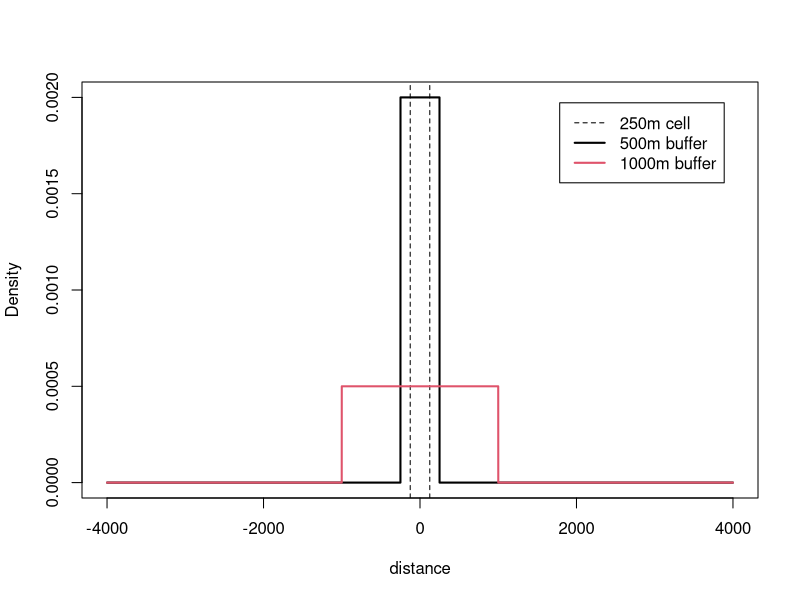
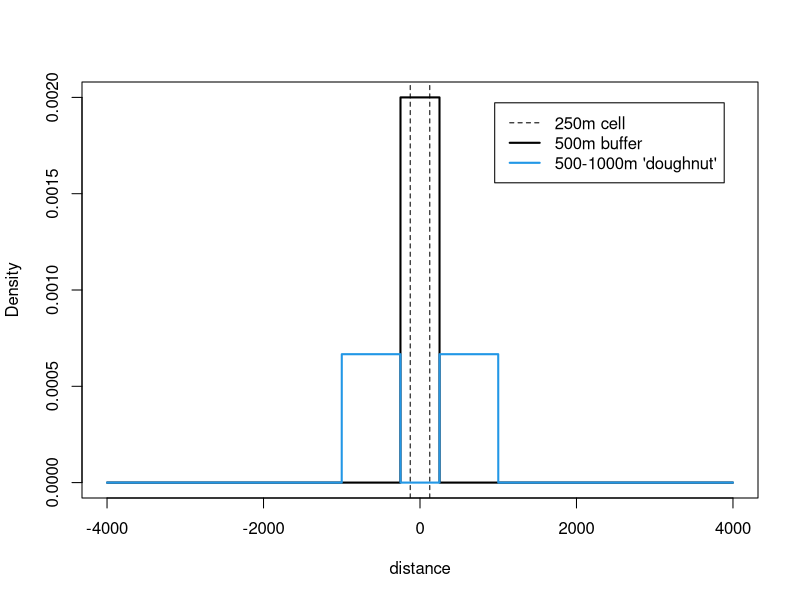
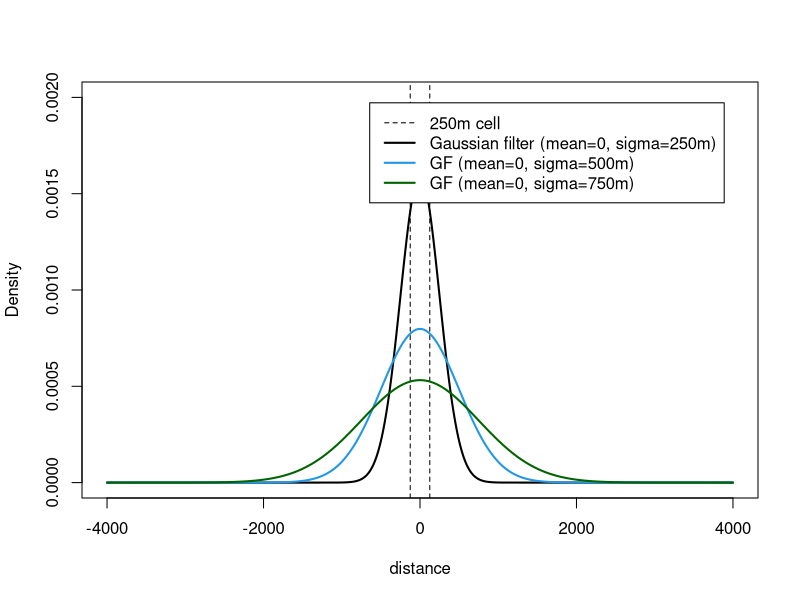
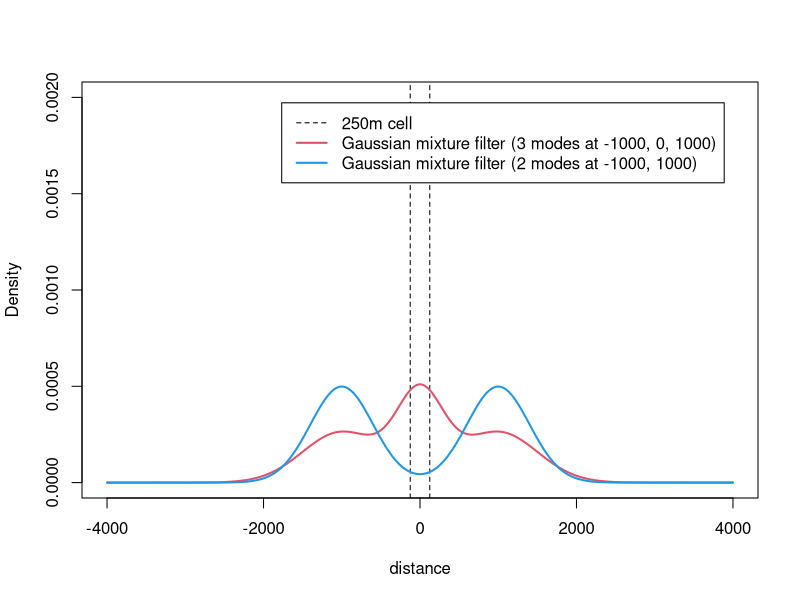
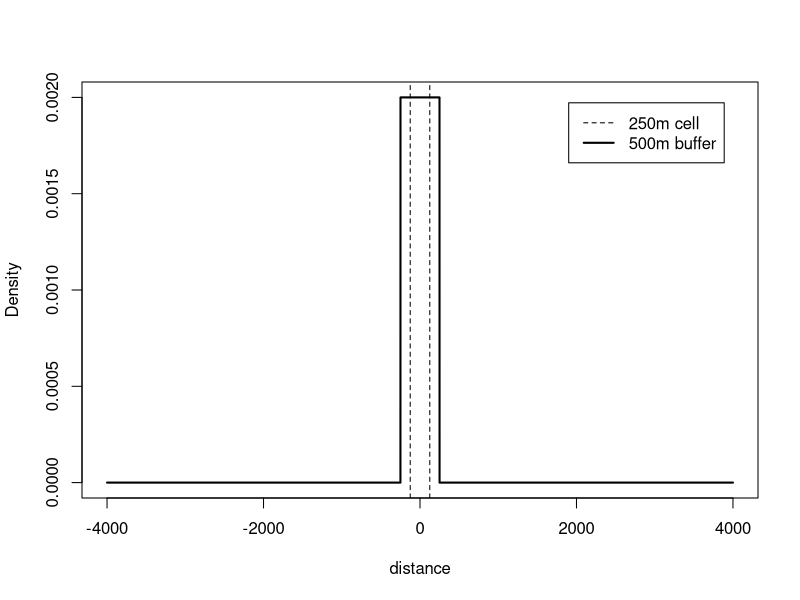
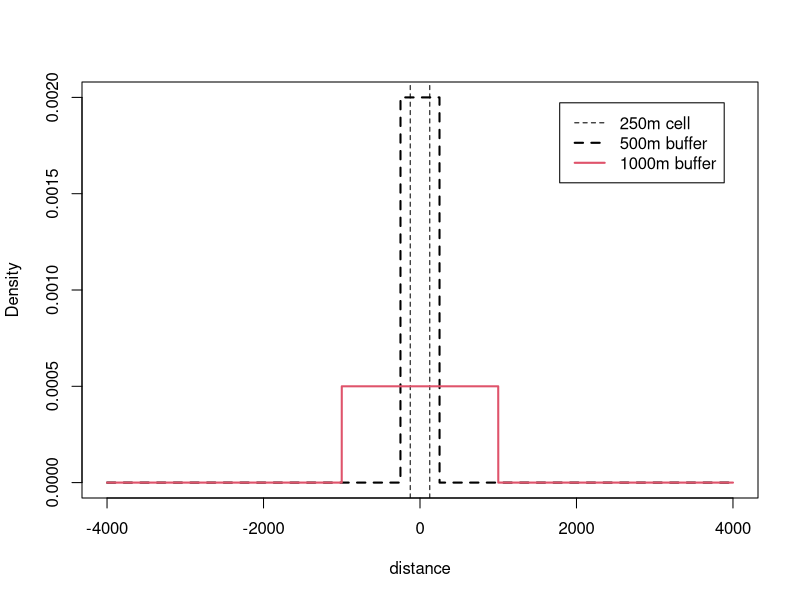
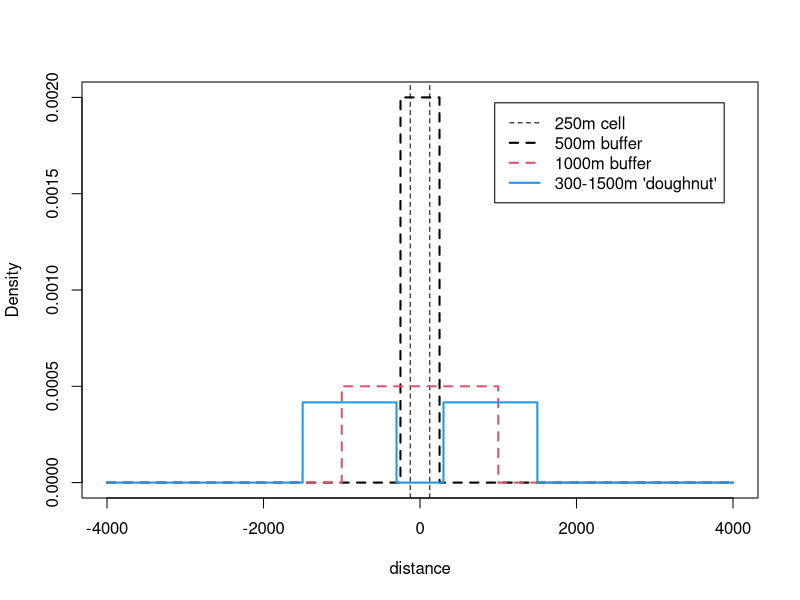
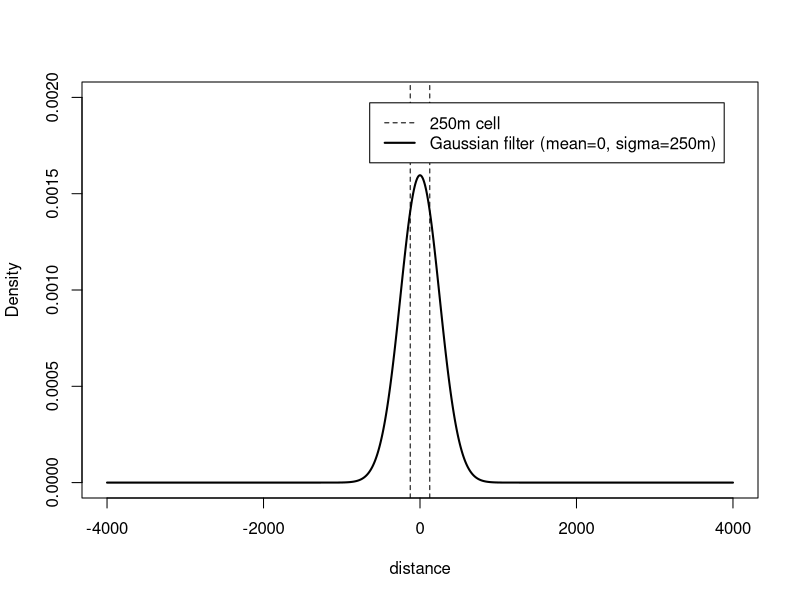

R code for these plots, in order:






x<-seq(-4000,4000,length.out=10000)
y1<-dunif(x,-250,250)
# plot 1
plot(x, y1, type="n", lty=1, xlab="distance",ylab="Density", main="")
abline(v=-125,lty=2)
abline(v=125,lty=2)
lines(x,dunif(x,-250,250),lwd=2)
lines(x,dunif(x,-1000,1000),lwd=2, col=2)
legend("topright", inset=.05,  legend=c("250m cell","500m buffer", "1000m buffer"), lwd=c(1,2,2), lty=c(2, 1,1), col=c(1,1,2))

# plot 2
plot(x, y1, type="n", lty=1, xlab="distance",ylab="Density", main="")
abline(v=-125,lty=2)
abline(v=125,lty=2)
lines(x,dunif(x,-250,250),lwd=2)
mix<-0.5*dunif(x,250,1000)+0.5*dunif(x,-1000,-250)
lines(x,mix,col=4,lwd=2)
legend("topright", inset=.05,  legend=c("250m cell","500m buffer", "500-1000m 'doughnut'"), lwd=c(1,2,2), lty=c(2, 1,1), col=c(1,1,4))

# plot 3
plot(x, y1, type="n", lty=1, xlab="distance",ylab="Density", main="")
abline(v=-125,lty=2)
abline(v=125,lty=2)

lines(x, dnorm(x,0,sd=250),lwd=2, col=1)
lines(x, dnorm(x,0,500), lwd=2, col=4)
lines(x, dnorm(x,0,750), lwd=2, col="darkgreen")
legend("topright", inset=.05,  legend=c("250m cell","Gaussian filter (mean=0, sigma=250m)","GF (mean=0, sigma=500m)","GF (mean=0, sigma=750m)"), lwd=c(1,2,2,2), lty=c(2,1,1,1), col=c(1,1,4,"darkgreen"))

# Plot 4
plot(x, y1, type="n", lty=1, xlab="distance",ylab="Density", main="")
abline(v=-125,lty=2)
abline(v=125,lty=2)
mix1<- 0.33*dnorm(x,-1000,500) +0.33*dnorm(x,0,300)+ 0.33*dnorm(x,1000,500)
lines(x, mix1, col=2,lwd=2)
mix2<- 0.5*dnorm(x,-1000,400) +0.5*dnorm(x,1000,400) 
lines(x,mix2, col=4, lwd=2)

legend("topright", inset=.05,  legend=c("250m cell","Gaussian mixture filter (3 modes at -1000, 0, 1000)","Gaussian mixture filter (2 modes at -1000, 1000)"), lwd=c(1,2,2), lty=c(2,1,1), col=c(1,2,4))




# plot 1
plot(x, y1, type="n", lty=1, xlab="distance",ylab="Density", main="")
abline(v=-125,lty=2)
abline(v=125,lty=2)
lines(x,dunif(x,-250,250),lwd=2)
legend("topright", inset=.05,  legend=c("250m cell","500m buffer"), lwd=c(1,2), lty=c(2, 1), col=c(1,1))

# plot 2
plot(x, y1, type="n", lty=1, xlab="distance",ylab="Density", main="")
abline(v=-125,lty=2)
abline(v=125,lty=2)
lines(x,dunif(x,-250,250),lwd=2, lty=2)
lines(x,dunif(x,-1000,1000),lwd=2, col=2)
legend("topright", inset=.05,  legend=c("250m cell","500m buffer", "1000m buffer"), lwd=c(1,2,2), lty=c(2, 2,1), col=c(1,1,2))

# plot 3
plot(x, y1, type="n", lty=1, xlab="distance",ylab="Density", main="")
abline(v=-125,lty=2)
abline(v=125,lty=2)
lines(x,dunif(x,-250,250),lwd=2, lty=2)
lines(x,dunif(x,-1000,1000),lwd=2, col=2, lty=2)
mix<-0.5*dunif(x,300,1500)+0.5*dunif(x,-1500,-300)
lines(x,mix,col=4,lwd=2)
legend("topright", inset=.05,  legend=c("250m cell","500m buffer","1000m buffer", "300-1500m 'doughnut'"), lwd=c(1,2,2,2), lty=c(2,2,2,1), col=c(1,1,2,4))

# plot 4
plot(x, y1, type="n", lty=1, xlab="distance",ylab="Density", main="")
abline(v=-125,lty=2)
abline(v=125,lty=2)
lines(x, dnorm(x,0,sd=250),lwd=2, col=1)
legend("topright", inset=.05,  legend=c("250m cell","Gaussian filter (mean=0, sigma=250m)"), lwd=c(1,2), lty=c(2,1), col=c(1,1))

# plot 5
plot(x, y1, type="n", lty=1, xlab="distance",ylab="Density", main="")
abline(v=-125,lty=2)
abline(v=125,lty=2)

lines(x, dnorm(x,0,sd=250),lwd=2, col=1)
lines(x, dnorm(x,0,500), lwd=2, col=4)
lines(x, dnorm(x,0,750), lwd=2, col="darkgreen")
legend("topright", inset=.05,  legend=c("250m cell","GF (mean=0, sigma=250m)","GF (mean=0, sigma=500m)","GF (mean=0, sigma=750m)"), lwd=c(1,2,2,2), lty=c(2,1,1,1), col=c(1,1,4,"darkgreen"))

# Plot 6
plot(x, y1, type="n", lty=1, xlab="distance",ylab="Density", main="")
abline(v=-125,lty=2)
abline(v=125,lty=2)
mix2<- 0.5*dnorm(x,-1000,400) +0.5*dnorm(x,1000,400) 
lines(x,mix2, col=4, lwd=2)
legend("topright", inset=.05,  legend=c("250m cell","Gaussian mixture 'doughtnut' (2 modes at -1000, 1000)"), lwd=c(1,2), lty=c(2,1), col=c(1,4))

# Plot 7
plot(x, y1, type="n", lty=1, xlab="distance",ylab="Density", main="")
abline(v=-125,lty=2)
abline(v=125,lty=2)
mix2<- 0.5*dnorm(x,-1000,400) +0.5*dnorm(x,1000,400) 
lines(x,mix2, col=4, lwd=2)
mix1<- 0.33*dnorm(x,-1000,400) +0.33*dnorm(x,0,350)+ 0.33*dnorm(x,1000,400)
lines(x, mix1, col=2,lwd=2)
legend("topright", inset=.05,  legend=c("250m cell","Gaussian mixture 'doughnut' (2 modes at -1000, 1000)","Gaussian mixture 'cinnamon roll' (3 modes at -1000, 0, 1000)"), lwd=c(1,2,2), lty=c(2,1,1), col=c(1,4,2))


# plot 8
plot(x, y1, type="n", lty=1, xlab="distance",ylab="Density", main="")
abline(v=-125,lty=2)
abline(v=125,lty=2)

lines(x, dnorm(x,0,sd=250),lwd=2, col=4)
#lines(x, dnorm(x,0,500), lwd=2, col=4)
lines(x, dnorm(x,0,750), lwd=2, col="red")
legend("topright", inset=.05,  legend=c("250m cell","GF (mean=0, sigma=250m)","GF (mean=0, sigma=750m)"), lwd=c(1,2,2), lty=c(2,1,1), col=c(1,4,"red"))
